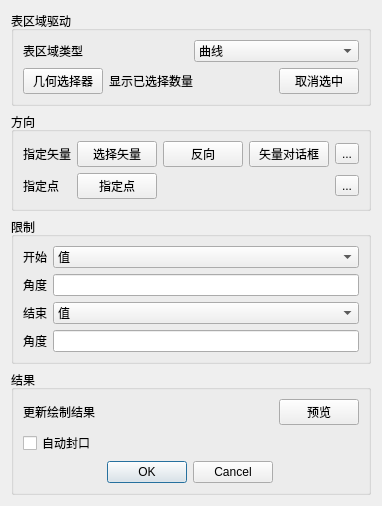
<?xml version="1.0" encoding="UTF-8"?>
<ui version="4.0">
 <class>revolvedialog</class>
 <widget class="QDialog" name="revolvedialog">
  <property name="geometry">
   <rect>
    <x>0</x>
    <y>0</y>
    <width>352</width>
    <height>413</height>
   </rect>
  </property>
  <property name="windowTitle">
   <string>旋转</string>
  </property>
  <layout class="QGridLayout" name="gridLayout_5">
   <item row="0" column="0">
    <layout class="QVBoxLayout" name="verticalLayout">
     <item>
      <widget class="QGroupBox" name="groupBox">
       <property name="title">
        <string>表区域驱动</string>
       </property>
       <layout class="QGridLayout" name="gridLayout">
        <item row="0" column="2" colspan="2">
         <widget class="QComboBox" name="sectionTypeCombo">
          <item>
           <property name="text">
            <string>曲线</string>
           </property>
          </item>
          <item>
           <property name="text">
            <string>面片</string>
           </property>
          </item>
         </widget>
        </item>
        <item row="1" column="1" colspan="2">
         <widget class="QLabel" name="selectedCountLabel">
          <property name="text">
           <string>显示已选择数量</string>
          </property>
         </widget>
        </item>
        <item row="1" column="3">
         <widget class="QPushButton" name="clearSelectionButton">
          <property name="text">
           <string>取消选中</string>
          </property>
         </widget>
        </item>
        <item row="0" column="0" colspan="2">
         <widget class="QLabel" name="label">
          <property name="text">
           <string>表区域类型</string>
          </property>
         </widget>
        </item>
        <item row="1" column="0">
         <widget class="QPushButton" name="geometrySelectorButton">
          <property name="text">
           <string>几何选择器</string>
          </property>
         </widget>
        </item>
       </layout>
      </widget>
     </item>
     <item>
      <widget class="QGroupBox" name="groupBox_2">
       <property name="title">
        <string>方向</string>
       </property>
       <layout class="QGridLayout" name="gridLayout_3">
        <item row="0" column="1">
         <widget class="QPushButton" name="selectButton">
          <property name="text">
           <string>选择矢量</string>
          </property>
         </widget>
        </item>
        <item row="0" column="4">
         <widget class="QToolButton" name="toolButton">
          <property name="text">
           <string>...</string>
          </property>
         </widget>
        </item>
        <item row="0" column="2">
         <widget class="QPushButton" name="pushButton_2">
          <property name="text">
           <string>反向</string>
          </property>
         </widget>
        </item>
        <item row="0" column="0">
         <widget class="QLabel" name="label_2">
          <property name="text">
           <string>指定矢量</string>
          </property>
         </widget>
        </item>
        <item row="1" column="4">
         <widget class="QToolButton" name="originSnapToolButton">
          <property name="text">
           <string>...</string>
          </property>
         </widget>
        </item>
        <item row="1" column="0">
         <widget class="QLabel" name="label_5">
          <property name="text">
           <string>指定点</string>
          </property>
         </widget>
        </item>
        <item row="1" column="1">
         <widget class="QPushButton" name="pushButton">
          <property name="text">
           <string>指定点</string>
          </property>
         </widget>
        </item>
        <item row="0" column="3">
         <widget class="QPushButton" name="pushButton_3">
          <property name="text">
           <string>矢量对话框</string>
          </property>
         </widget>
        </item>
       </layout>
      </widget>
     </item>
     <item>
      <widget class="QGroupBox" name="groupBox_3">
       <property name="title">
        <string>限制</string>
       </property>
       <layout class="QGridLayout" name="gridLayout_2">
        <item row="0" column="0">
         <widget class="QLabel" name="label_3">
          <property name="text">
           <string>开始</string>
          </property>
         </widget>
        </item>
        <item row="0" column="1">
         <widget class="QComboBox" name="startCombo">
          <property name="font">
           <font>
            <kerning>true</kerning>
           </font>
          </property>
          <property name="iconSize">
           <size>
            <width>20</width>
            <height>20</height>
           </size>
          </property>
          <item>
           <property name="text">
            <string>值</string>
           </property>
          </item>
         </widget>
        </item>
        <item row="1" column="0">
         <widget class="QLabel" name="startDistanceLabel">
          <property name="text">
           <string>角度</string>
          </property>
         </widget>
        </item>
        <item row="1" column="1">
         <widget class="QLineEdit" name="startDistanceLineEdit"/>
        </item>
        <item row="2" column="0">
         <widget class="QLabel" name="label_4">
          <property name="text">
           <string>结束</string>
          </property>
         </widget>
        </item>
        <item row="2" column="1">
         <widget class="QComboBox" name="endCombo">
          <property name="iconSize">
           <size>
            <width>20</width>
            <height>20</height>
           </size>
          </property>
          <item>
           <property name="text">
            <string>值</string>
           </property>
          </item>
         </widget>
        </item>
        <item row="3" column="0">
         <widget class="QLabel" name="endDistanceLabel">
          <property name="text">
           <string>角度</string>
          </property>
         </widget>
        </item>
        <item row="3" column="1">
         <widget class="QLineEdit" name="endDistanceLineEdit"/>
        </item>
       </layout>
      </widget>
     </item>
     <item>
      <widget class="QGroupBox" name="groupBox_4">
       <property name="title">
        <string>结果</string>
       </property>
       <layout class="QGridLayout" name="gridLayout_4">
        <item row="0" column="0">
         <widget class="QLabel" name="label_7">
          <property name="text">
           <string>更新绘制结果</string>
          </property>
         </widget>
        </item>
        <item row="0" column="1">
         <widget class="QPushButton" name="previewButton">
          <property name="text">
           <string>预览</string>
          </property>
         </widget>
        </item>
        <item row="1" column="0">
         <widget class="QCheckBox" name="checkBox">
          <property name="text">
           <string>自动封口</string>
          </property>
         </widget>
        </item>
        <item row="2" column="0">
         <widget class="QDialogButtonBox" name="buttonBox">
          <property name="standardButtons">
           <set>QDialogButtonBox::StandardButton::Cancel|QDialogButtonBox::StandardButton::Ok</set>
          </property>
         </widget>
        </item>
       </layout>
      </widget>
     </item>
    </layout>
   </item>
  </layout>
 </widget>
 <resources/>
 <connections/>
</ui>
